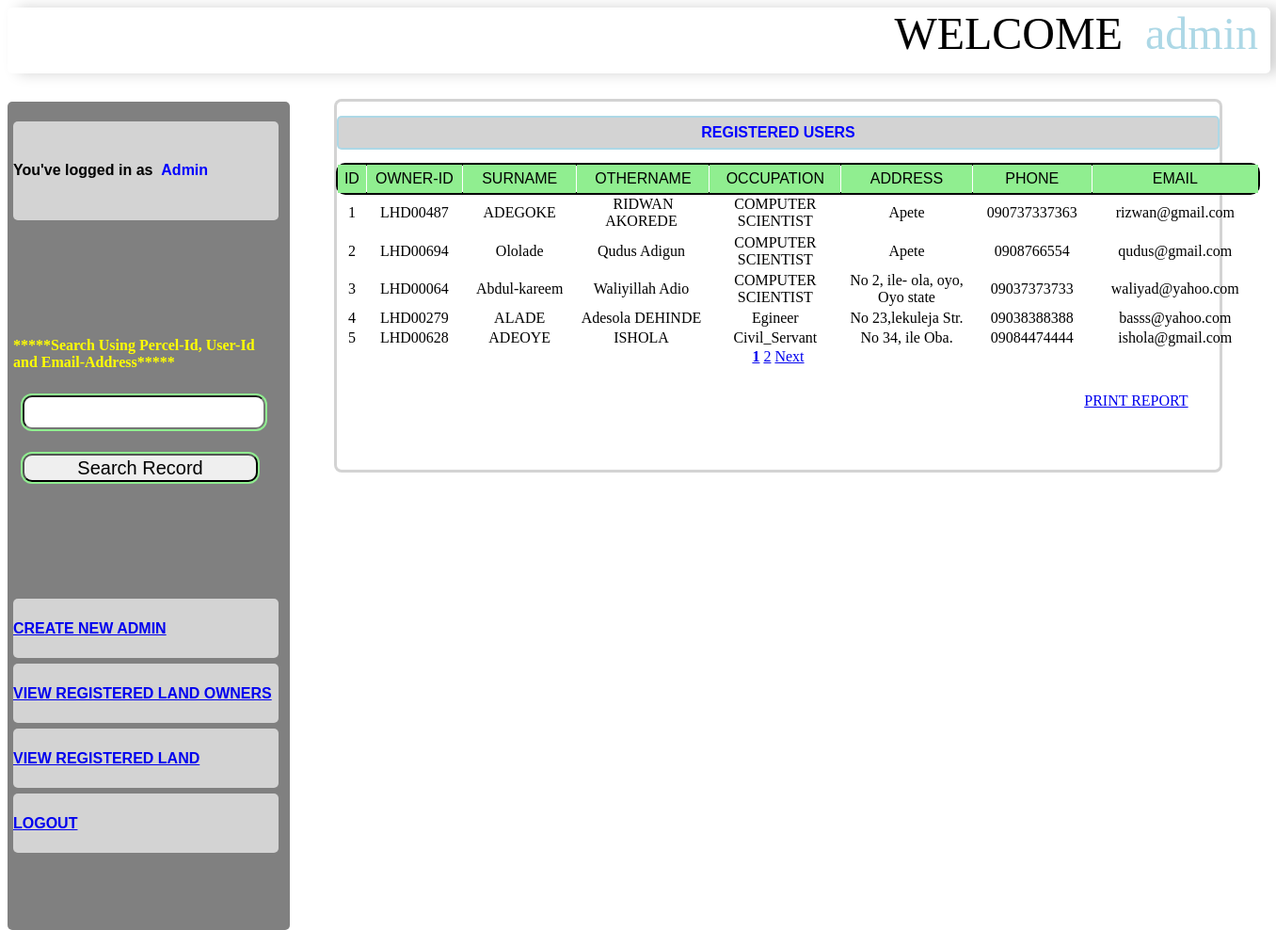
Screenshot of /dash1.php (signed in) with the database file from the repository.
### tables this page shows
CREATE TABLE `owner` (
  `id` int(10) NOT NULL auto_increment,
  `owner_id` varchar(20) NOT NULL,
  `surname` varchar(40) NOT NULL,
  `othername` varchar(40) NOT NULL,
  `gender` varchar(11) NOT NULL,
  `birth_place` varchar(40) NOT NULL,
  `occupation` varchar(30) NOT NULL,
  `state` varchar(40) NOT NULL,
  `lga` varchar(40) NOT NULL,
  `address` varchar(50) NOT NULL,
  `phone` varchar(20) NOT NULL,
  `email` varchar(30) NOT NULL,
  `percel_id` varchar(50) NOT NULL,
  `val` varchar(50) NOT NULL,
  `land` varchar(40) NOT NULL,
  `location` varchar(40) NOT NULL,
  `area` varchar(50) NOT NULL,
  `plot_no` varchar(30) NOT NULL,
  PRIMARY KEY  (`id`)
);

### dash1.php (the view, shortened to what this page needs)
<?php
if (!isset ($_SESSION['username']))   {
  echo '<script>  alert("Access Denied")</script>';
  exit;
  }
  else  {
    $username = $_SESSION['username'];
    }
$query ="SELECT * FROM admin WHERE username= '$username' ";
  $gg= mysql_query($query);
  while($row= mysql_fetch_array($gg)){
  $username=$row['username'];
  $post = $row['post'];
  }
?>
<!DOCTYPE html>
<html lang="en">
<head>
    <link rel="stylesheet" src="bootstrap/css/bootstrap.min.css">
    <link rel="stylesheet" src="bootstrap/css/custom.css">
    <link rel="stylesheet" type="text/css" href="styleme.css">
</head>
<body>
<div class="d-header">     <div class="hdrt">         <font size="40"> WELCOME&nbsp;&nbsp;<font color="lightblue" ><?php echo  $username;  ?> </font></font>  </div>  </div>
<div class="sp-header"></div>
<div class="right-w">
  <table width="294" height="789" border="0" cellpadding="0" cellspacing="6">
  <tr><th class="ntlog" height="10" bgcolor=""    ><p> You've logged in as &nbsp;<font color="blue"><?php echo $post;?> </font></p> </th></tr>
     <tr>
        <td height="45" scope="row"><form method="GET" action="dashse.php" >
             <p><font color ="yellow"><strong>*****Search Using Percel-Id, User-Id and Email-Address*****</strong></font> </p>
  <input type="text" name="search" class="serch">
  <p><input type="submit" name="submit" value="Search Record" class="serch"></p>
</form></td>
      </tr>
       <tr>
        <th scope="col"><a href="dash.php">CREATE NEW ADMIN </a></th>
      </tr>
      <tr>
        <th scope="col"><a href="dash1.php">VIEW REGISTERED LAND OWNERS </a></th>
      </tr>
      <tr>
        <th scope="row"><a href="dash1b.php"> VIEW REGISTERED LAND</a></th>
      </tr>
      <tr>
        <th scope="row"><a href= "logout.php">LOGOUT</a></th>
      </tr>
  </table>
</div>
<div class="s-board"> </div>
<div class="board">
<table align="center"><tr width="500">
<th width="795" class="hb" align="center"><strong ><font color="blue"> REGISTERED USERS</font></strong></th>
</tr></table>
<table width="980" height="196" border="0"  cellpadding="0" cellspacing="1"  class="bds" align="center">
  <tr class="hd">
    <td><span class="style3">ID</span></td>
     <td><span class="style3">OWNER-ID </span></td>
    <td ><span class="style3">SURNAME</span></td>
    <td><span class="style3">OTHERNAME</span></td>
    <td><span class="style3">OCCUPATION </span></td>
    <td><span class="style3">ADDRESS</span></td>
    <td><span class="style3">PHONE </span></td>
    <td><span class="style3">EMAIL</span></td>
  </tr>
  <?php
  $per_page = 5;
  $pages_query = mysql_query("SELECT COUNT('id') FROM owner");
  $pages = ceil(mysql_result($pages_query, 0) / $per_page);
  $page = (isset($_GET['page'])) ? (int)$_GET['page'] : 1;
  $start = ($page - 1) * $per_page;
  $query = mysql_query("SELECT * FROM owner LIMIT $start, $per_page");
  while($row= mysql_fetch_assoc($query)){
  $id=$row['id'];
  $owner_id = $row['owner_id'];
  $surname = $row['surname'];
  $othername =$row['othername'];
  $occupation =$row['occupation'];
  $address= $row['address'];
  $phone =$row ['phone'];
  $email= $row['email'];
  ?>
  <tr>
    <td width="23"><?php echo $id; ?> </td>
    <td width="78"><?php echo $owner_id?></td>
    <td width="93"><?php echo $surname ?></td>
    <td width="108"><?php  echo $othername ?>&nbsp;</td>
    <td width="107"><?php echo $occupation ?></td>
    <td width="107"><?php echo $address ?></td>
    <td width="97"><?php echo $phone ?></td>
    <td width="106"><?php echo $email ?></td>
  <?php
  }
  ?>
  </tr>
</table>
<?php
  $next = $page + 1;
  echo"<center>";
  if($pages>=1 && $page<=$pages){
    for($x=1;$x<=$pages;$x++){
      echo ($x == $page) ? '<strong><a href="?page='.$x.'">'.$x.'</a></strong> ' : '<a href="?page='.$x.'">'.$x.'</a> ';
    }
  }
  if(!($page>=$pages)){
    echo "<a href='dash1.php?page=$next'>Next</a>";
  }
  echo"</center>";
?>
<table width="988" height="46" >
  <tr>
    <td width="320" scope="col">&nbsp;</td>
    <td width="452" scope="col">&nbsp;</td>
    <td width="188" scope="col"><form name="for1" method="post" action="">
     <a href="landreport.php"> PRINT REPORT</a>
    </form>
    </td>
  </tr>
</table>
<p>&nbsp;</p>
</div>
</body>
</html>

### styleme.css (style rules this page uses)
.d-header { width:99%; height: 70px; background-color:white; box-shadow: 10px 0px 15px lightgray; border-radius: 5px; position: fixed; background-image: url(img/das.png); background-repeat: no-repeat; }
.sp-header { width:100%; height: 100px; background-color:; }
.right-w { margin:auto; background-color:gray; height:880px; width:300px; border: 0px; border-radius:5px; float:left; clear: both; }
.s-board { margin:auto; height:50px; width:50px; border: 0px; float:left; }
.board { margin:auto; background-color:white; height:auto; width:70%; max-height: 990px; border: 0px; border-radius:5px; box-shadow: 0 0 0 3px lightgray; float:left; }
.hdrt { width: 99%; height: 10px; font-family:MV Boli; text-align: right; font-size: 15px bold; }
.ntlog { text-align: left; text-decoration-style:bold; background-color: lightgray; font-family: sans-serif; border-radius: 5px; height: 1px; }
table { margin-top: 15px; }
th { text-align: left; text-decoration-style:bold; background-color: lightgray; font-family: sans-serif; border-radius: 5px; height: 30px }
input { border-radius: 10px; width: 300px; height: 30px; margin: 10px 0px 0px 10px; box-shadow: 0 0 0 2px lightgray; font-family:sans-serif; ; font-size: 20px; }
.serch { border-radius: 10px; width: 250px; height: 30px; margin: 10px 0px 0px 10px; box-shadow: 0 0 0 2px lightgreen; font-family:sans-serif; ; font-size: 20px; }
.hb { background-color:lightgray; border-radius:3px; box-shadow: 0 0 0 2px lightblue; width: 999px; height: 30px; font-family: sans-serif; text-decoration-style:Bold; text-align: center; }
.hd { background-color:lightgreen; border-radius:8px; box-shadow: 0 0 0 2px black; width: 999px; height: 30px; font-family: sans-serif; text-decoration-style:Bold; text-align: center; }
.bds { border-color: red; text-align: center; }

### rows the page displays
owner: id "1", owner "LHD00487", surname "ADEGOKE", othername "RIDWAN AKOREDE", occupation "COMPUTER SCIENTIST", address "Apete", phone "090737337363", email "rizwan@gmail.com"
owner: id "2", owner "LHD00694", surname "Ololade", othername "Qudus Adigun", occupation "COMPUTER SCIENTIST", address "Apete", phone "0908766554", email "qudus@gmail.com"
owner: id "3", owner "LHD00064", surname "Abdul-kareem", othername "Waliyillah Adio", occupation "COMPUTER SCIENTIST", address "No 2, ile- ola, oyo, Oyo state", phone "09037373733", email "waliyad@yahoo.com"
owner: id "4", owner "LHD00279", surname "ALADE", othername "Adesola DEHINDE", occupation "Egineer", address "No 23,lekuleja Str.", phone "09038388388", email "basss@yahoo.com"
owner: id "5", owner "LHD00628", surname "ADEOYE", othername "ISHOLA", occupation "Civil_Servant", address "No 34, ile Oba.", phone "09084474444", email "ishola@gmail.com"

### other values shown
$username "admin"
$post "Admin"
